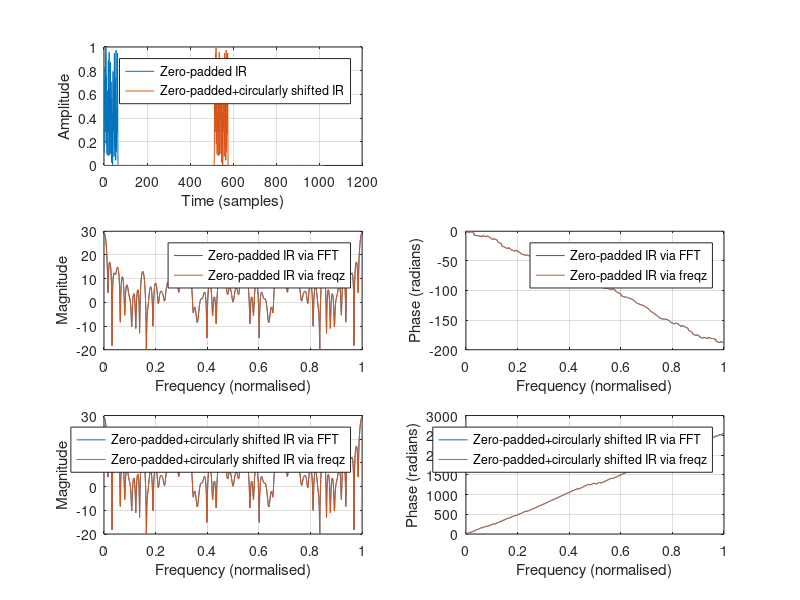

Reproduce this figure in MATLAB.
% Testing the notion of IR and FR
clearvars;close all;clc

% Number of points to use in plotting frequency response (interpolation!)
N_Points = 512*2;
% N_Points = 64;

% Make a random impulse response, then zero pad it
IR      = rand(64,1);
IR      = [IR;zeros(N_Points-length(IR),1)];

% Make another version of the IR that is circularly shifted
IR_v2   = circshift(IR,round(length(IR)/2));
%IR_v2   = circshift(IR,10);

% Make FRs via FFT
FR      = fft(IR);
FR_v2   = fft(IR_v2);

% Make FRs via freqz (these should be exactly the same as the ones via FFT)
[FR_freqz,omega]    = freqz(IR,1,N_Points,'whole');
[FR_v2_freqz,~]     = freqz(IR_v2,1,N_Points,'whole');


%-------------------------------------------------------------------------%
% Plotting
%-------------------------------------------------------------------------%
fig1 = figure(1);
subplot(3,2,1)
plot(IR)
hold on
grid on
plot(IR_v2)
legend('Zero-padded IR','Zero-padded+circularly shifted IR')
xlabel('Time (samples)')
ylabel('Amplitude')

subplot(3,2,3)
plot(omega/(2*pi),20*log10(abs(FR)))
hold on
grid on
plot(omega/(2*pi),20*log10(abs(FR_freqz)))
legend('Zero-padded IR via FFT','Zero-padded IR via freqz')
xlabel('Frequency (normalised)')
ylabel('Magnitude')

subplot(3,2,5)
plot(omega/(2*pi),20*log10(abs(FR_v2)))
hold on
grid on
plot(omega/(2*pi),20*log10(abs(FR_v2_freqz)))
legend('Zero-padded+circularly shifted IR via FFT','Zero-padded+circularly shifted IR via freqz')
xlabel('Frequency (normalised)')
ylabel('Magnitude')

subplot(3,2,4)
plot(omega/(2*pi),unwrap(angle(FR)))
hold on
grid on
plot(omega/(2*pi),unwrap(angle(FR_freqz)))
legend('Zero-padded IR via FFT','Zero-padded IR via freqz')
xlabel('Frequency (normalised)')
ylabel('Phase (radians)')

subplot(3,2,6)
plot(omega/(2*pi),unwrap(angle(FR_v2)))
hold on
grid on
plot(omega/(2*pi),unwrap(angle(FR_v2_freqz)))
legend('Zero-padded+circularly shifted IR via FFT','Zero-padded+circularly shifted IR via freqz')
xlabel('Frequency (normalised)')
ylabel('Phase (radians)')